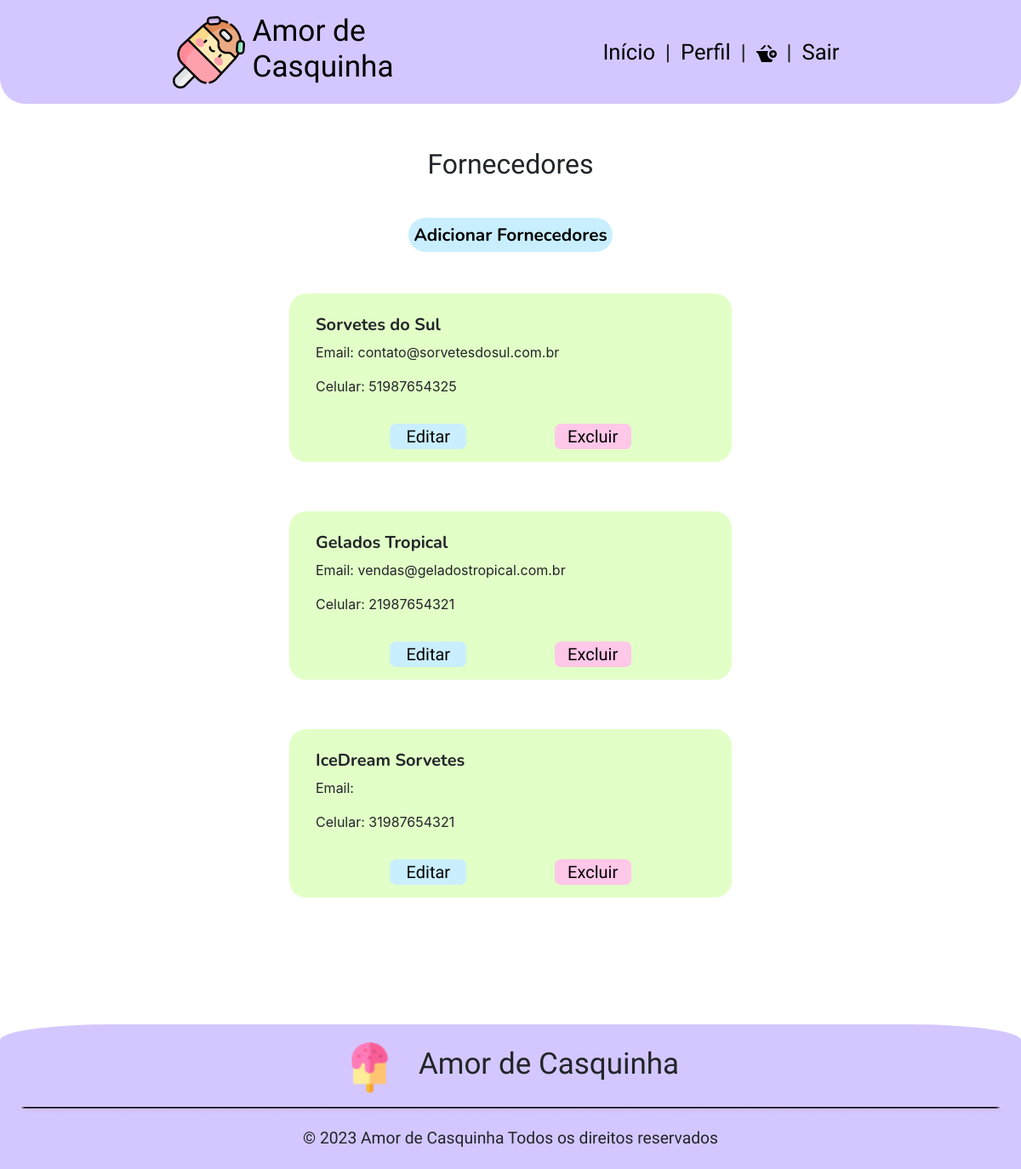
Page /app/view/sessaoFornecedores.php (signed in) on the committed database.
### tables this page shows
CREATE TABLE `fornecedores` (
  `idFornecedor` int(11) NOT NULL,
  `nome` varchar(255) NOT NULL,
  `telefone` varchar(20) DEFAULT NULL,
  `email` varchar(255) DEFAULT NULL,
  `cnpj` varchar(20) NOT NULL,
  `desativado` int(11) DEFAULT NULL,
  `idEndereco` int(11) DEFAULT NULL
);

### app/config/database.php (called while the page is built, shortened)
<?php
    class Database {
        private $host;
        private $db;
        private $user;
        private $pass;
        private $charset;
        private $conn;
        public function __construct() {
            $env = file_get_contents(__DIR__."/.env");
            $lines = explode("\n",$env);
            $this->host = 'localhost';
            $this->db = 'db_sorveteria';
            $this->user = 'root';
            $this->pass = '';
            $this->charset = 'utf8mb4';
        }
        public function getConnection() {
            $dsn = "mysql:host={$this->host};dbname={$this->db};charset={$this->charset}";
            $options = [
                PDO::ATTR_ERRMODE            => PDO::ERRMODE_EXCEPTION,
                PDO::ATTR_DEFAULT_FETCH_MODE => PDO::FETCH_ASSOC,
                PDO::ATTR_EMULATE_PREPARES   => false,
            ];
            try {
                $this->conn = new PDO($dsn, $this->user, $this->pass, $options);
            } catch (PDOException $e) {
                throw new PDOException($e->getMessage(), (int)$e->getCode());
            }
            return $this->conn;
        }
}

### app/model/fornecedores.php (called while the page is built, shortened)
<?php
    require_once '../config/database.php';
    class Fornecedores{
        private $conn;
        public function __construct(){
            $database = new DataBase;
            $this->conn = $database->getConnection();
        }
        public function listarForn(){
            try{
                $cmd = $this->conn->prepare("CALL ListarFornecedores()");
                $cmd->execute();
                $funcionarios = $cmd->fetchAll();
                return $funcionarios;
            } catch (PDOException $e) {
                echo "Erro no banco de dados: " . $e->getMessage();
            }
        }
    }
?>

### app/controller/fornecedorController.php (called while the page is built, shortened)
<?php
    require '../model/fornecedores.php';
    class FornecedorController{
        private $fornecedor;
        public function __construct(){
            $this->fornecedor = new Fornecedores();
        }
        public function listarForn(){
            $listaFornecedores = $this->fornecedor->listarForn();
            if($listaFornecedores == null || count($listaFornecedores) == 0){
                return "Nenhum funcionário encontrado.";
            }else{
                return $listaFornecedores;
            }
        }
    }
?>

### app/view/sessaoFornecedores.php (the view, shortened to what this page needs)
<?php
require_once '../controller/fornecedorController.php';
$forn = new FornecedorController();
$listaFornecedores = $forn->listarForn();
?>
<!DOCTYPE html>
<html lang="pt-br">
<head>
    <link href="https://cdn.jsdelivr.net/npm/bootstrap@5.3.2/dist/css/bootstrap.min.css" rel="stylesheet">
    <link rel="stylesheet" href="https://stackpath.bootstrapcdn.com/bootstrap/4.1.3/css/bootstrap.min.css">
    <link rel="stylesheet" href="style/CabecalhoRodape.css">
    <link rel="stylesheet" href="style/editarFuncionariosS.css">
    <link rel="stylesheet" href="https://cdnjs.cloudflare.com/ajax/libs/jquery-confirm/3.7.1/jquery-confirm.min.css">
</head>
<body>
    <?php
        include_once 'components/header.php';
    ?>
    <main>
        <h1 class="m-auto text-center pt-4 pb-4">Fornecedores</h1>
        <div class="conteiner">
            <button class="add">Adicionar Fornecedores</button>
            <div class="conteiner1">
                    <?php
                        foreach ($listaFornecedores as $row) {
                            $redirectToEditar = 'editarFornecedores.php?fornEmail='.$row['email'];
                            $redirectToExcluir = 'sessaoFornecedores.php?exclForn='.$row['email'];
                            echo '<div class="c1">
                                    <div class="c2">
                                        <div class="d-flex flex-column">
                                            <div id="dados">
                                                <h3 class="titulo px-3">'.$row["nome"].'</h3>
                                                <div class="px-3">
                                                    <p>Email: '.$row["email"].'</p>
                                                    <p>Celular: '.$row["telefone"].'</p>
                                                </div>
                                            </div>
                                        </div>
                                    </div>
                                    <div class="botao text-center d-flex justify-content-evenly mt-3">
                                        <button id="edit"><a href="'.$redirectToEditar.'">Editar</a></button>
                                        <button id="excl"><a href="'.$redirectToExcluir.'">Excluir</a></button>
                                    </div>
                                </div>';
                        }
                    ?>
            </div>
        </div>
    </main>
    <?php
        include_once 'components/footer.php';
    ?>
</body>
</html>

### app/view/style/CabecalhoRodape.css (style rules this page uses)
:root { --roxo-bebe: #D4C7FF; --Nunito: 'Nunito', sans-serif; --Agbalumo: 'Agbalumo'; }
* { padding: 0; margin: 0; }
main { padding-top: 150px; }

### app/view/style/editarFuncionariosS.css (style rules this page uses)
:root { --roxo-bebe: #D4C7FF; --Nunito: 'Nunito', sans-serif; --Agbalumo: 'Agbalumo'; --azul-bebe: #C9EFFF; --rosa-bebe: #FFC7E8; --amarelo-bebe: #FFFAC7; --verde-bebe: #E2FFC7; }
h1 { font-family: var(--Agbalumo); font-size: 2rem; width: 70%; text-align: center; margin: 20px auto; }
main { min-height: calc(100vh - 170px); }
.add { background-color: var(--azul-bebe); border: none; border-radius: 20px; font-family: var(--Nunito); font-weight: bolder; font-size: 1.30rem; width: 240px; height: 40px; margin: 20px 0; }
.conteiner { display: flex; flex-direction: column; align-items: center; justify-content: center; }
.c1 { background-color: var(--verde-bebe); padding: 15px; border-radius: 20px; margin: 20px 0; display: flex; width: 80%; margin: 20px auto; flex-direction: column; }
.c2 { display: flex; flex-direction: row; }
.conteiner1 button { width: 208px; background-color: var(--azul-bebe); }
.titulo { margin-top: 10px; font-family: var(--Nunito); font-size: 1.25rem; font-weight: bold; }
.botao #excl { background-color: var(--rosa-bebe); border: none; border-radius: 7px; font-family: var(--Agbalumo); width: 90px; height: 30px; }
.botao #excl a, a:visited, a:active { color: black; }
.botao #edit a, a:visited, a:active { color: black; }
.botao #edit { background-color: var(--azul-bebe); border: none; border-radius: 7px; font-family: var(--Agbalumo); width: 90px; height: 30px; }
@media (min-width: 768px) { .conteiner1 { display: flex; flex-direction: row !important; flex-wrap: wrap; width: 90%; justify-content: center; } }
@media (min-width: 768px) { .c1 { margin: 29px; width: 520px; } }
@media (min-width: 768px) { h1 { padding-top: 20px !important; } }
@media (min-width: 768px) { .botao #excl, #edit { font-size: 1.25rem; } }

### rows in the picture
fornecedores: nome "Sorvetes do Sul", email "contato@sorvetesdosul.com.br", telefone "51987654325"
fornecedores: nome "Gelados Tropical", email "vendas@geladostropical.com.br", telefone "21987654321"
fornecedores: nome "IceDream Sorvetes", telefone "31987654321"
